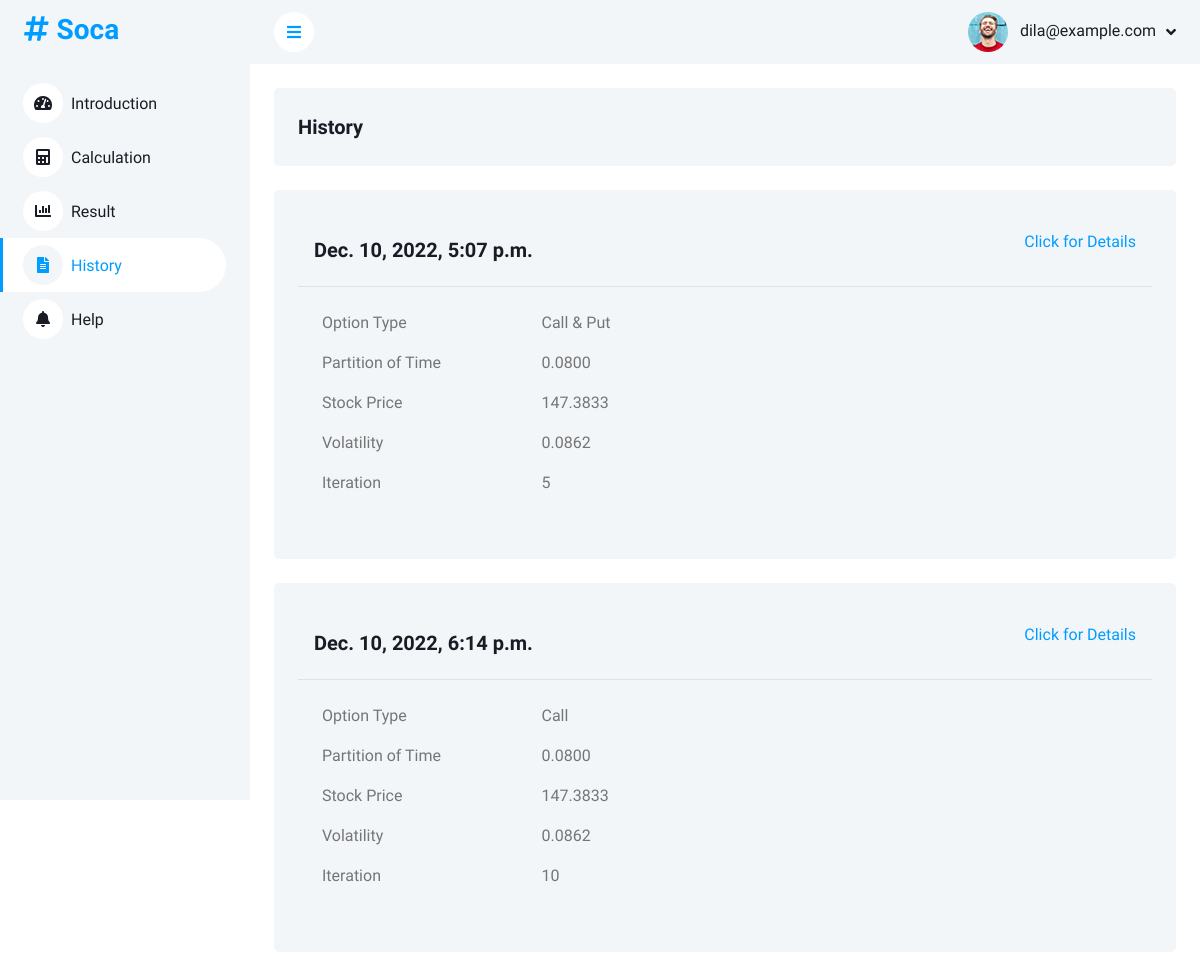
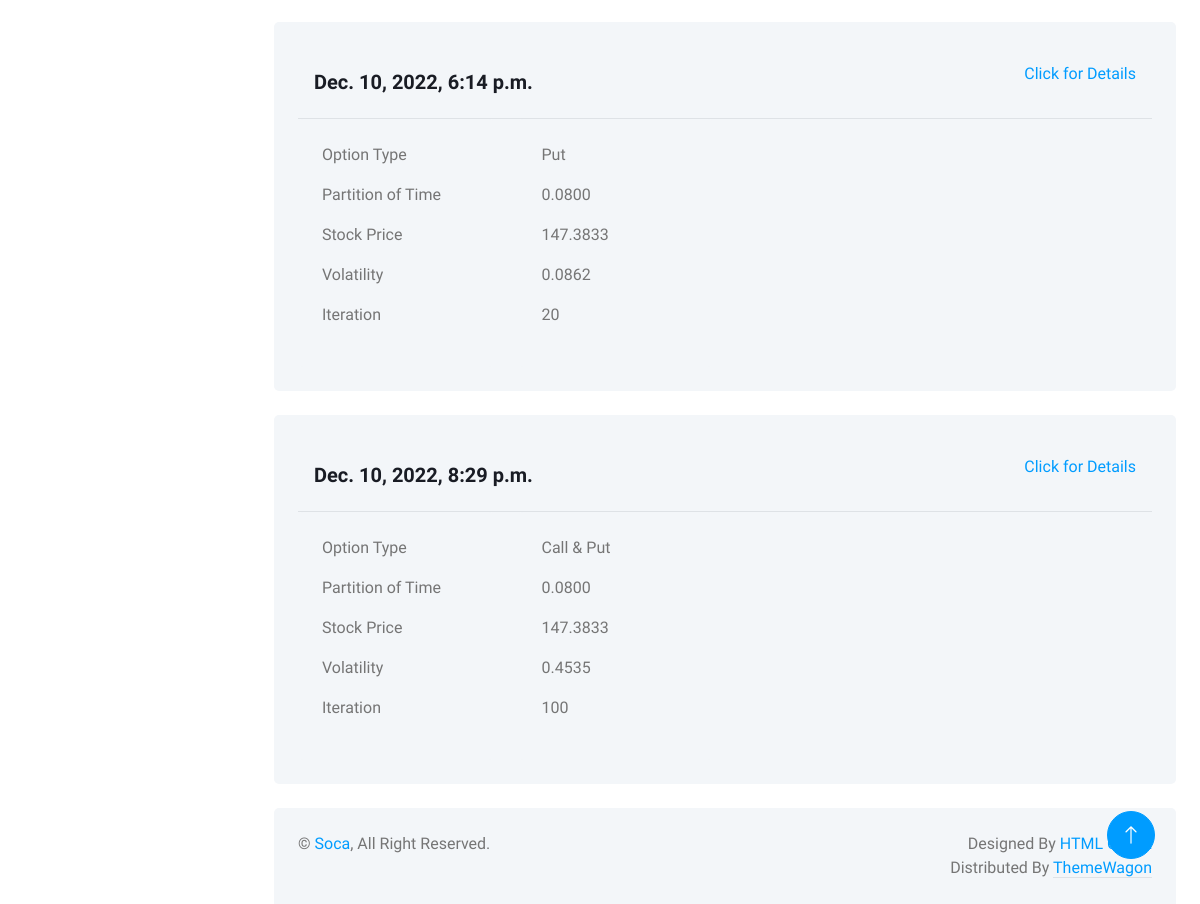
The page /history/ on the database its author committed (2 pictures, top to bottom).
### calculation/models.py (models this page shows)
class trx_calculation(models.Model):
    date_simulate = models.DateTimeField(default=datetime.now(), db_column="DATE_SIMULATE")
    option_type = models.CharField(max_length=30, db_column="OPTION_TYPE")
    stock_price = models.DecimalField(db_column="STOCK_PRICE", decimal_places=4, max_digits=20)
    strike_price = models.DecimalField(db_column="STRIKE_PRICE", decimal_places=4, max_digits=20)
    interest_rate = models.DecimalField(db_column="INTEREST_RATE", decimal_places=4, max_digits=20)
    return_expectation = models.DecimalField(db_column="RETURN_EXPECTATION", decimal_places=4, max_digits=20)
    time_exp_date = models.IntegerField(db_column="TIME_EXPIRATION")
    iteration = models.IntegerField(db_column="ITERATION")
    partition_of_time = models.DecimalField(db_column="PARTITION_OF_TIME", decimal_places=4, max_digits=20)
    volatility = models.DecimalField(db_column="VOLATILITY", decimal_places=4, max_digits=20)
    user_id = models.ForeignKey(User, on_delete=models.RESTRICT, db_column="USER_ID")
    class Meta:
        db_table = 'TRX_CALCULATION'

### history/views.py (the view)
# urls.py: path('', views.index),
def index(request):
    data_user = User.objects.order_by('-last_login').first()
    data_result = trx_calculation.objects.filter(user_id=data_user)
    context = {
        'title' : 'Soca',
        'active_page':'history',
        'data_result':data_result,
        'user':data_user
    }
    return render(request, 'history/index.html', context)

### history/templates/history/index.html (shortened to what this page needs)
{% extends 'base_site.html' %}
{% load static %}
{% block content %}
<div class="container-fluid pt-4 px-4">
    <div class="row g-4">
        <div class="col-xl-12 col-xl-6">
            <div class="bg-light rounded h-100 p-4">
                <h5 class="modal-title">History</h5>
            </div>
        </div>
    </div>
</div>
{% for data in data_result %}
<div class="container-fluid pt-4 px-4">
    <div class="row g-4">
        <div class="col-xl-12 col-xl-6">
            <div class="bg-light rounded h-100 p-4">
                <div class="modal-header">
                    <h5 class="modal-title">{{data.date_simulate}}</h5><a href="/result/{{data.id}}"><p>Click for Details</p></a>
                </div>
                <div class="row g-4">
                    <div class="col-xl-3 col-xl-3">
                        <div class="bg-light rounded h-100 p-4">
                            <p>Option Type</p>
                            <p>Partition of Time</p>
                            <p>Stock Price</p>
                            <p>Volatility</p>
                            <p>Iteration</p>
                        </div>
                    </div>
                    <div class="col-xl-3 col-xl-3">
                        <div class="bg-light rounded h-100 p-4">
                            <p>{% if data.option_type == 'call_put' %}
                                Call & Put
                                {% elif data.option_type == 'call' %}
                                Call
                                {% elif data.option_type == 'put' %}
                                Put
                                {% endif %}
                            </p>
                            <p>{{data.partition_of_time}}</p>
                            <p>{{data.stock_price}}</p>
                            <p>{{data.volatility}}</p>
                            <p>{{data.iteration}}</p>
                        </div>
                    </div>
                </div>
            </div>
        </div>
    </div>
</div>
{% endfor %}
{% endblock content %}

### templates/base_site.html (shortened to what this page needs)
{% load static %}
<!DOCTYPE html>
<html lang="en">
<head>
    <link href="https://cdnjs.cloudflare.com/ajax/libs/font-awesome/5.10.0/css/all.min.css" rel="stylesheet">
    <link href="https://cdn.jsdelivr.net/npm/bootstrap-icons@1.4.1/font/bootstrap-icons.css" rel="stylesheet">
    <link href={% static "lib/owlcarousel/assets/owl.carousel.min.css" %} rel="stylesheet">
    <link href={% static "lib/tempusdominus/css/tempusdominus-bootstrap-4.min.css" %} rel="stylesheet" />
    <link href={% static "css/bootstrap.min.css" %} rel="stylesheet">
    <link href={% static "css/style.css" %} rel="stylesheet">
</head>
<body>
    <div class="container-xxl position-relative bg-white d-flex p-0">
        <div class="sidebar pe-4 pb-3">
            <nav class="navbar bg-light navbar-light">
                <a href="/home/" class="navbar-brand mx-4 mb-3">
                    <h3 class="text-primary"><i class="fa fa-hashtag me-2"></i>{{title}}</h3>
                </a>
                <div class="navbar-nav w-100">
                    <a href="/home/" class="nav-item nav-link {% if active_page == 'dashboard' %}active{% endif %}"><i class="fa fa-tachometer-alt me-2"></i>Introduction</a>
                    <a href="/calculation/" class="nav-item nav-link {% if active_page == 'calculation' %}active{% endif %}"><i class="fa fa-calculator me-2"></i>Calculation</a>
                    <a href="/result/" class="nav-item nav-link {% if active_page == 'result' %}active{% endif %}"><i class="fa fa-chart-bar me-2"></i>Result</a>
                    <a href="/history/" class="nav-item nav-link {% if active_page == 'history' %}active{% endif %}"><i class="fa fa-file-alt me-2"></i>History</a>
                    <a href="/help/" class="nav-item nav-link {% if active_page == 'help' %}active{% endif %}"><i class="fa fa-bell me-2"></i>Help</a>
                </div>
            </nav>
        </div>
        <div class="content">
            <nav class="navbar navbar-expand bg-light navbar-light sticky-top px-4 py-0">
                <a href="#" class="sidebar-toggler flex-shrink-0">
                    <i class="fa fa-bars"></i>
                </a>
                <div class="navbar-nav align-items-center ms-auto">
                    <div class="nav-item dropdown">
                        <a href="#" class="nav-link dropdown-toggle" data-bs-toggle="dropdown">
                            <img class="rounded-circle me-lg-2" src={% static "img/user.jpg" %} alt="" style="width: 40px; height: 40px;">
                            <span class="d-none d-lg-inline-flex">{{user.username}}</span>
                        </a>
                    </div>
                </div>
            </nav>
            {% block content %}
            {% endblock content %}
            <div class="container-fluid pt-4 px-4">
                <div class="bg-light rounded-top p-4">
                    <div class="row">
                        <div class="col-12 col-sm-6 text-center text-sm-start">
                            &copy; <a href="#">{{title}}</a>, All Right Reserved.
                        </div>
                        <div class="col-12 col-sm-6 text-center text-sm-end">
                            Designed By <a href="https://htmlcodex.com">HTML Codex</a>
                        Distributed By <a class="border-bottom" href="https://themewagon.com" target="_blank">ThemeWagon</a>
                        </div>
                    </div>
                </div>
            </div>
        </div>
        <a href="#" class="btn btn-lg btn-primary btn-lg-square back-to-top"><i class="bi bi-arrow-up"></i></a>
    </div>
</body>
</html>

### staticfiles/css/style.css (style rules this page uses)
:root { --primary: #009CFF; --light: #F3F6F9; --dark: #191C24; }
.back-to-top { position: fixed; display: none; right: 45px; bottom: 45px; z-index: 99; }
.btn { transition: .5s; }
.btn.btn-primary { color: #FFFFFF; }
.btn-lg-square { width: 48px; height: 48px; }
.btn-square, .btn-sm-square, .btn-lg-square { padding: 0; display: inline-flex; align-items: center; justify-content: center; font-weight: normal; border-radius: 50px; }
.sidebar { position: fixed; top: 0; left: 0; bottom: 0; width: 250px; height: 100vh; overflow-y: auto; background: var(--light); transition: 0.5s; z-index: 999; }
.content { margin-left: 250px; min-height: 100vh; background: #FFFFFF; transition: 0.5s; }
@media (min-width: 992px) { .sidebar { margin-left: 0; } }
@media (min-width: 992px) { .content { width: calc(100% - 250px); } }
.sidebar .navbar .navbar-nav .nav-link { padding: 7px 20px; color: var(--dark); font-weight: 500; border-left: 3px solid var(--light); border-radius: 0 30px 30px 0; outline: none; }
.sidebar .navbar .navbar-nav .nav-link:hover, .sidebar .navbar .navbar-nav .nav-link.active { color: var(--primary); background: #FFFFFF; border-color: var(--primary); }
.sidebar .navbar .navbar-nav .nav-link i { width: 40px; height: 40px; display: inline-flex; align-items: center; justify-content: center; background: #FFFFFF; border-radius: 40px; }
.sidebar .navbar .navbar-nav .nav-link:hover i, .sidebar .navbar .navbar-nav .nav-link.active i { background: var(--light); }
.content .navbar .navbar-nav .nav-link { margin-left: 25px; padding: 12px 0; color: var(--dark); outline: none; }
.content .navbar .sidebar-toggler, .content .navbar .navbar-nav .nav-link i { width: 40px; height: 40px; display: inline-flex; align-items: center; justify-content: center; background: #FFFFFF; border-radius: 40px; }
.content .navbar .dropdown-toggle::after { margin-left: 6px; vertical-align: middle; border: none; content: "\f107"; font-family: "Font Awesome 5 Free"; font-weight: 900; transition: .5s; }

### rows shown on the page
trx_calculation: date_simulate "Dec. 10, 2022, 5:07 p.m.", OPTION_TYPE "Call & Put", partition_of_time "0.0800", stock_price "147.3833", volatility "0.0862", iteration "5"
trx_calculation: date_simulate "Dec. 10, 2022, 6:14 p.m.", OPTION_TYPE "Call", partition_of_time "0.0800", stock_price "147.3833", volatility "0.0862", iteration "10"
trx_calculation: date_simulate "Dec. 10, 2022, 6:14 p.m.", OPTION_TYPE "Put", partition_of_time "0.0800", stock_price "147.3833", volatility "0.0862", iteration "20"
trx_calculation: date_simulate "Dec. 10, 2022, 8:29 p.m.", OPTION_TYPE "Call & Put", partition_of_time "0.0800", stock_price "147.3833", volatility "0.4535", iteration "100"

### other values the page prints
{{ title }} "Soca"
{{ user.username }} "dila@example.com"
